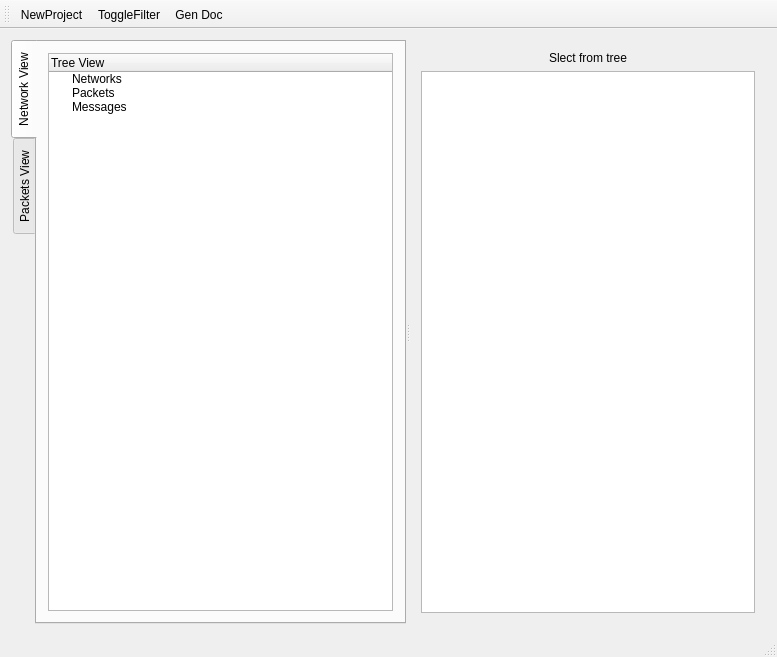
<?xml version="1.0" encoding="UTF-8"?>
<ui version="4.0">
 <class>MainWindow</class>
 <widget class="QMainWindow" name="MainWindow">
  <property name="geometry">
   <rect>
    <x>0</x>
    <y>0</y>
    <width>777</width>
    <height>657</height>
   </rect>
  </property>
  <property name="windowTitle">
   <string>MainWindow</string>
  </property>
  <widget class="QWidget" name="centralWidget">
   <layout class="QGridLayout" name="gridLayout_2">
    <item row="0" column="0">
     <widget class="QSplitter" name="splitter">
      <property name="orientation">
       <enum>Qt::Horizontal</enum>
      </property>
      <widget class="QTabWidget" name="tabWidget">
       <property name="tabPosition">
        <enum>QTabWidget::West</enum>
       </property>
       <property name="currentIndex">
        <number>0</number>
       </property>
       <widget class="QWidget" name="netTab">
        <attribute name="title">
         <string>Network View</string>
        </attribute>
        <layout class="QGridLayout" name="gridLayout">
         <item row="0" column="0">
          <widget class="QTreeWidget" name="treeWidget">
           <column>
            <property name="text">
             <string>Tree View</string>
            </property>
           </column>
           <item>
            <property name="text">
             <string>Networks</string>
            </property>
           </item>
           <item>
            <property name="text">
             <string>Packets</string>
            </property>
           </item>
           <item>
            <property name="text">
             <string>Messages</string>
            </property>
           </item>
          </widget>
         </item>
        </layout>
       </widget>
       <widget class="QWidget" name="packetTab">
        <attribute name="title">
         <string>Packets View</string>
        </attribute>
       </widget>
      </widget>
      <widget class="QWidget" name="layoutWidget">
       <layout class="QVBoxLayout" name="verticalLayout">
        <item>
         <widget class="QLabel" name="labelView">
          <property name="text">
           <string>Slect from tree</string>
          </property>
          <property name="alignment">
           <set>Qt::AlignCenter</set>
          </property>
         </widget>
        </item>
        <item>
         <widget class="QTableView" name="tableView">
          <property name="contextMenuPolicy">
           <enum>Qt::ActionsContextMenu</enum>
          </property>
          <property name="sortingEnabled">
           <bool>true</bool>
          </property>
         </widget>
        </item>
       </layout>
      </widget>
     </widget>
    </item>
   </layout>
  </widget>
  <widget class="QMenuBar" name="menuBar">
   <property name="geometry">
    <rect>
     <x>0</x>
     <y>0</y>
     <width>777</width>
     <height>21</height>
    </rect>
   </property>
  </widget>
  <widget class="QToolBar" name="mainToolBar">
   <attribute name="toolBarArea">
    <enum>TopToolBarArea</enum>
   </attribute>
   <attribute name="toolBarBreak">
    <bool>false</bool>
   </attribute>
   <addaction name="actionNewProject"/>
   <addaction name="actionToggleFilter"/>
   <addaction name="actionDocumment"/>
  </widget>
  <widget class="QStatusBar" name="statusBar"/>
  <action name="actionNewProject">
   <property name="text">
    <string>NewProject</string>
   </property>
  </action>
  <action name="insertRowAction">
   <property name="text">
    <string>insertRow</string>
   </property>
  </action>
  <action name="deleteRowAction">
   <property name="text">
    <string>deleteRow</string>
   </property>
  </action>
  <action name="actionToggleFilter">
   <property name="checkable">
    <bool>true</bool>
   </property>
   <property name="text">
    <string>ToggleFilter</string>
   </property>
  </action>
  <action name="actionDocumment">
   <property name="text">
    <string>Gen Doc</string>
   </property>
   <property name="toolTip">
    <string>Geerate Docummentation</string>
   </property>
  </action>
 </widget>
 <layoutdefault spacing="6" margin="11"/>
 <resources/>
 <connections/>
</ui>
